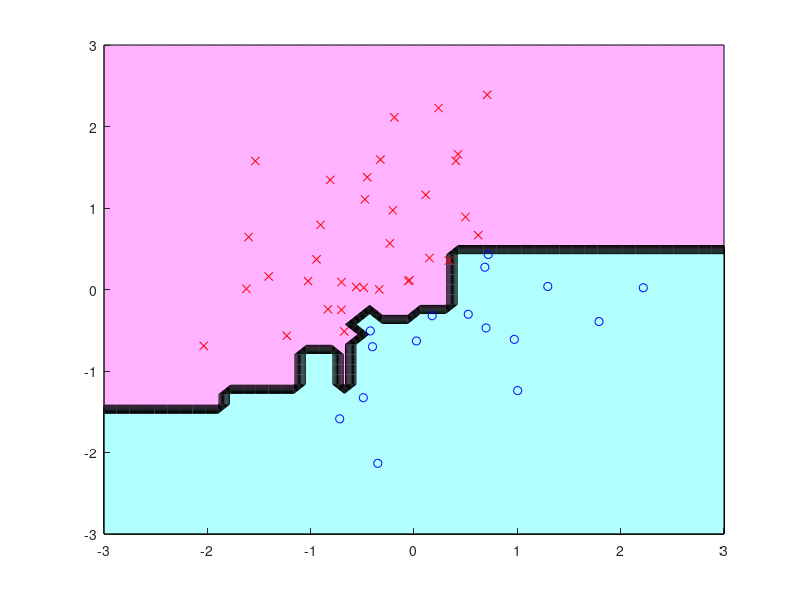

Here is the MATLAB script that generated this plot:
n = 50;
x = randn(n, 2);
y = 2 * (x(:, 1) > x(:, 2)) - 1;
b = 5000; a = 50; Y = zeros(a, a);
yy = zeros(size(y));
w = ones(n, 1) / n;
X0 = linspace(-3, 3, a);
[X(:, :, 1), X(:, :, 2)] = meshgrid(X0);

for j = 1: b
    wy = w .* y;
    d = ceil(2 * rand);
    [xs, xi] = sort(x(:, d));
    el = cumsum(wy(xi));
    eu = cumsum(wy(xi(end: -1: 1)));
    e = eu(end-1: -1: 1) - el(1: end-1);
    [em, ei] = max(abs(e));
    c = mean(xs(ei: ei+1));
    s = sign(e(ei));
    yh = sign(s * (x(:, d) - c));
    R = w' * (1 - yh .* y) / 2;
    t = log((1 - R) / R) / 2;
    yy = yy + yh * t;
    w = exp(-yy .* y);
    w = w / sum(w);
    Y = Y + sign(s * (X(:, :, d) - c)) * t;
end

figure(1); clf; hold on; axis([-3 3 -3 3]);
colormap([1 0.7 1; 0.7 1 1]);
contourf(X0, X0, sign(Y));
plot(x(y==1, 1), x(y==1, 2), 'bo');
plot(x(y==-1, 1), x(y==-1, 2), 'rx');